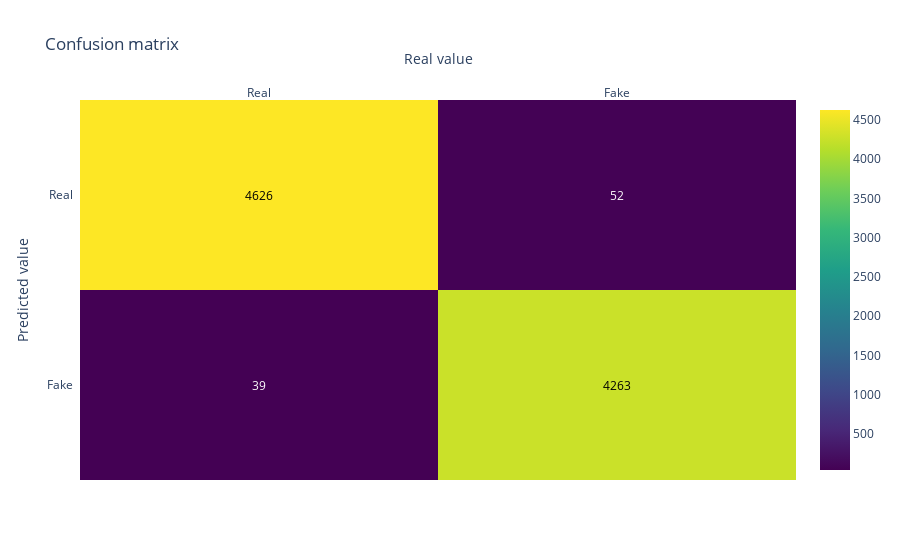

The cell this chart's notebook holds for it:
### Code cell
print(metrics.accuracy_score(y_test,pred_value_rf))
conf_matrix(metrics.confusion_matrix(y_test, pred_value_rf))

### Figure 1 — Plotly figure (JSON) as saved in the notebook; plotly's stock layout.template omitted (floating-point values rounded to 4 significant figures)
{"data": [{"colorscale": [[0, "#440154"], [0.1111, "#482878"], [0.2222, "#3e4989"], [0.3333, "#31688e"], [0.4444, "#26828e"], [0.5556, "#1f9e89"], [0.6667, "#35b779"], [0.7778, "#6ece58"], [0.8889, "#b5de2b"], [1, "#fde725"]], "reversescale": false, "showscale": true, "type": "heatmap", "x": ["Real", "Fake"], "y": ["Fake", "Real"], "z": [[39, 4263], [4626, 52]]}], "layout": {"annotations": [{"font": {"color": "#FFFFFF"}, "showarrow": false, "text": "39", "x": "Real", "xref": "x", "y": "Fake", "yref": "y"}, {"font": {"color": "#000000"}, "showarrow": false, "text": "4263", "x": "Fake", "xref": "x", "y": "Fake", "yref": "y"}, {"font": {"color": "#000000"}, "showarrow": false, "text": "4626", "x": "Real", "xref": "x", "y": "Real", "yref": "y"}, {"font": {"color": "#FFFFFF"}, "showarrow": false, "text": "52", "x": "Fake", "xref": "x", "y": "Real", "yref": "y"}], "title": {"text": "Confusion matrix"}, "xaxis": {"dtick": 1, "gridcolor": "rgb(0, 0, 0)", "side": "top", "ticks": "", "title": {"text": "Real value"}}, "yaxis": {"dtick": 1, "ticks": "", "ticksuffix": "  ", "title": {"text": "Predicted value"}}}}
